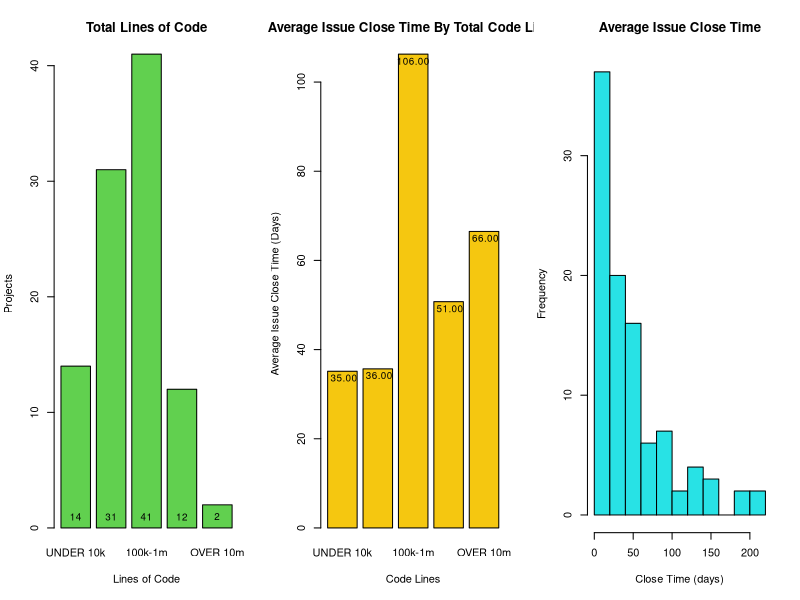
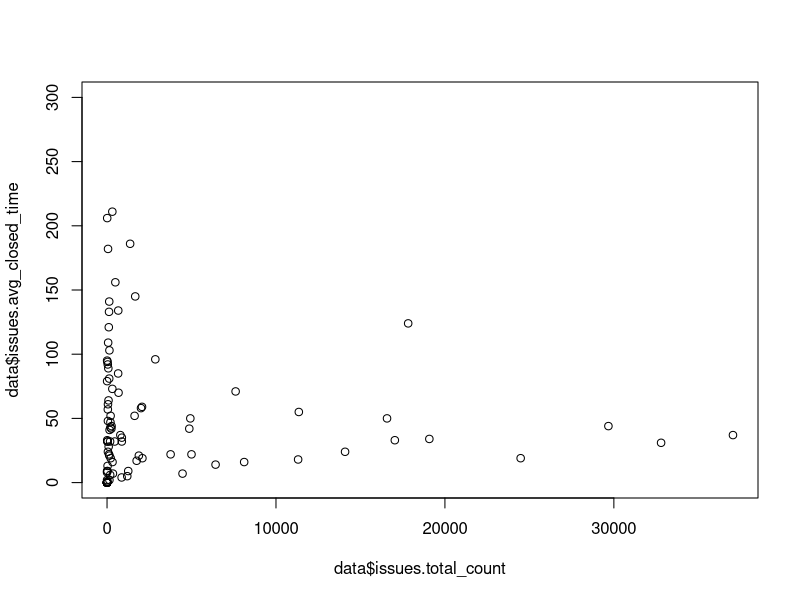
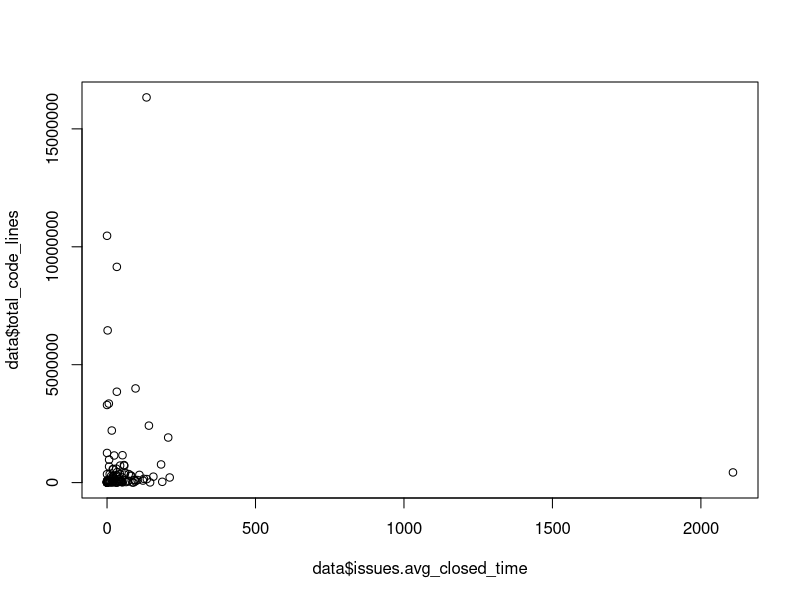

Source code (R) for these figures, in order:
data = read.csv('github_stats.csv')
options(scipen = 999)

data$languages <- strsplit(as.character(data$languages), '/')


data$tcl.fact <- factor(
                        ifelse(data$total_code_lines < 10000, 1, 
                               ifelse(data$total_code_lines < 100000, 2, 
                                      ifelse(data$total_code_lines < 1000000, 3,
                                             ifelse(data$total_code_lines < 10000000, 4, 5)))), levels = 1:5, labels = c("UNDER 10k","10k-100k","100k-1m","1m-10m","OVER 10m"))
#labels = c("UNDER 10k","10k-100k","100k-1m","1m-10m","OVER 10m")

par(mfrow=c(1,3))

tab <- table(data$tcl.fact)
p <- barplot(tab, col = 3, main = "Total Lines of Code", ylab = "Projects", xlab = "Lines of Code")
text(p,1,labels=tab,cex=.9)

tab3 <- tapply(data$issues.avg_closed_time,data$tcl.fact, mean)
bp = barplot(tab3,
             main = "Average Issue Close Time By Total Code Lines",
             xlab = "Code Lines",
             ylab = "Average Issue Close Time (Days)",
             col = 7)
text(bp,tab3-1.5,labels=format(round(tab3, 0), nsmall = 2),cex=.9)

tab2 <- table(data$issues.avg_closed_time)
p2 <- hist(data[data$issues.avg_closed_time < 2000,4],
           main = "Average Issue Close Time",
           xlab = "Close Time (days)",
           ylab = "Frequency",
           col = '5')

par(mfrow=c(1,1))

plot(data$issues.total_count, data$issues.avg_closed_time, ylim = c(0,300))

tab4 <- tapply(data$issues.total_count, data$issues.avg_closed_time, mean)

range(data$total_code_lines)

var <- data[1,6]

summary(data)

avg_close_over_tcl_table <- tapply(data$issues.avg_closed_time, data$total_code_lines)
plot(data$issues.avg_closed_time, data$total_code_lines)
max(data$total_code_lines)

data$languages
